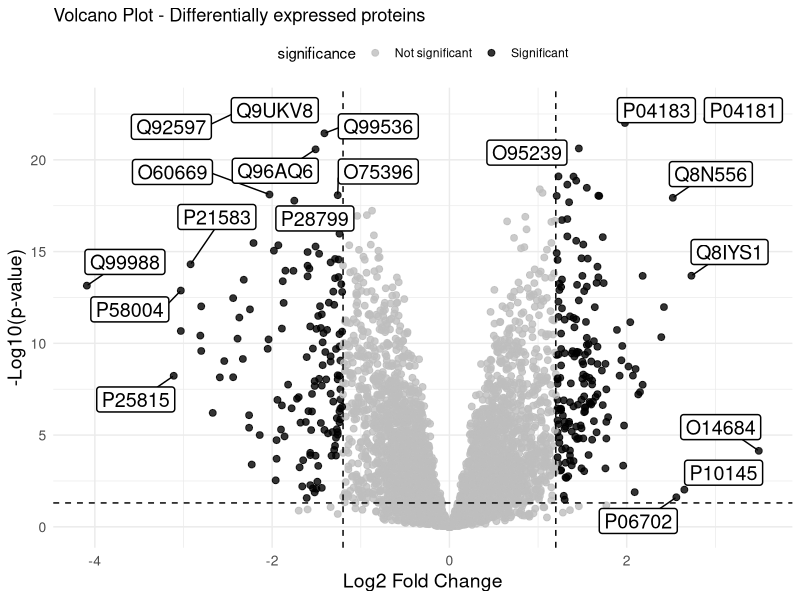

Reproduce this figure in R.
# Load the necessary libraries
library(ggplot2)
library(dplyr)
library(ggrepel)

# Upload data
report.pg_matrix <- read.csv("DE_results.csv", sep = ";", header = TRUE, dec = ".", check.names = FALSE)
experiment_annotation <- read.csv("Experiment_annotation_R_EVvsshTRPV1.csv", sep = ";", header = TRUE, dec = ".", check.names = FALSE)

# Filtering and processing relevant data
data_volcano <- report.pg_matrix %>%
  select(Protein_ID, log2_FC, p_val) %>%
  filter(!is.na(log2_FC) & !is.na(p_val)) %>% # Delete NA
  mutate(
    log_p_value = -log10(p_val),
    significance = ifelse(p_val < 0.05 & abs(log2_FC) > 1.2, "Significant", "Not significant")
  )

# Create Volcano Plot
png("VolcanoPlot.png", width = 2000, height = 3000, res = 300)  # Export with good resolution
ggplot(data_volcano, aes(x = log2_FC, y = log_p_value)) +
  
  # Change colour of dots according to significance
  geom_point(aes(color = significance), size = 2, alpha = 0.8) +
  
  # Define custom colours
  scale_color_manual(values = c("Significant" = "black", "Not significant" = "grey")) +
  
  # Líneas de corte
  geom_vline(xintercept = c(-1.2, 1.2), linetype = "dashed", color = "black") +  
  geom_hline(yintercept = -log10(0.05), linetype = "dashed", color = "black") +  
  
  # Añadir etiquetas para las proteínas más significativas
  geom_label_repel(
    data = subset(data_volcano, p_val < 0.05 & abs(log2_FC) > 1.2),  # Significant protein only
    aes(label = Protein_ID),
    size = 5, 
    fill = "white",        # White background
    color = "black",       # Black text
    label.size = 0.5,      # Rectangle border thickness
    box.padding = 0.5,     # Spacing around text
    max.overlaps = 15      # Avoid excessive overlaps
  ) +
  
  # Customisation of the chart
  labs(title = "Volcano Plot - Differentially expressed proteins",
       x = "Log2 Fold Change", y = "-Log10(p-value)") +
  
  theme_minimal() +   # Apply theme minimal
  theme(
    legend.position = "top",
    axis.title.x = element_text(size = 14),  # X-axis title size
    axis.title.y = element_text(size = 14),  # Y-axis title size
    axis.text.x = element_text(size = 10),   # X-axis label size
    axis.text.y = element_text(size = 10)    # Y-axis label size
  )

dev.off()
